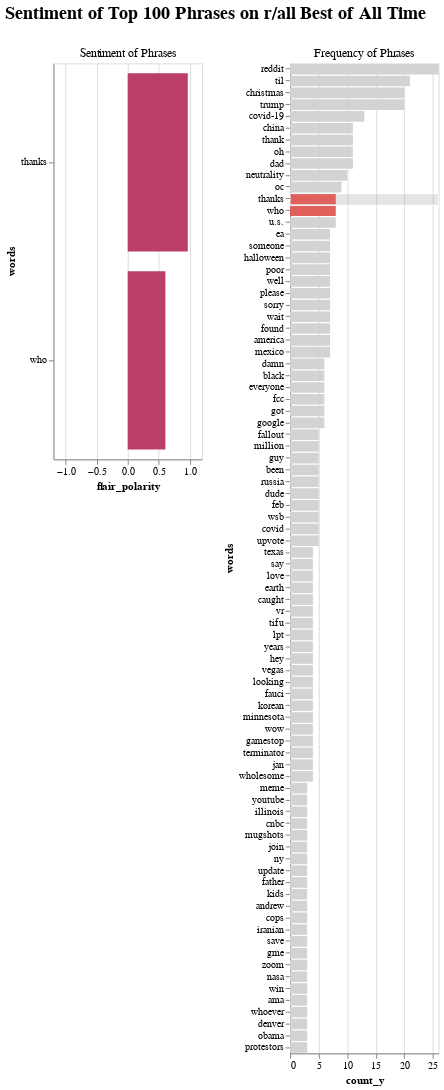

Source (Vega-Lite JSON):
### Vega-Lite specification from a JSON file in a GitHub repository (floating-point values rounded to 4 significant figures)
{"config": {"view": {"continuousWidth": 400, "continuousHeight": 300}, "title": {"align": "center", "color": "black", "font": "Helvetica", "fontSize": 18}}, "hconcat": [{"mark": {"type": "bar", "color": "#e0615b", "filled": true}, "encoding": {"color": {"condition": {"value": "#ba3e69", "test": "(datum.flair_polarity > 0)"}, "value": "#e36a5c"}, "x": {"type": "quantitative", "field": "flair_polarity", "scale": {"domain": [-1.2, 1.2]}}, "y": {"type": "nominal", "field": "words"}}, "height": 400, "title": {"text": " ", "subtitle": "Sentiment of Phrases", "color": " ", "subtitleColor": "black"}, "transform": [{"filter": {"selection": "selector015"}}], "width": 150}, {"mark": "bar", "encoding": {"color": {"condition": {"value": "#e0615b", "selection": "selector015"}, "value": "lightgray"}, "x": {"type": "quantitative", "field": "count_y"}, "y": {"type": "nominal", "field": "words", "sort": "-x"}}, "height": 1000, "selection": {"selector015": {"type": "interval", "encodings": ["y"], "init": {"y": ["thanks", "who"]}}}, "title": {"text": " ", "subtitle": "Frequency of Phrases", "color": " ", "subtitleColor": "black"}, "width": 150}], "data": {"name": "data-33a2dc074247493297fefdde32085299"}, "title": "Sentiment of Top 100 Phrases on r/all Best of All Time", "$schema": "https://vega.github.io/schema/vega-lite/v4.8.1.json", "datasets": {"data-33a2dc074247493297fefdde32085299": [{"words": "reddit", "count_y": 26, "polarity": 0.0, "subjectivity": 0.0, "flair_polarity": -0.986}, {"words": "til", "count_y": 21, "polarity": 0.0, "subjectivity": 0.0, "flair_polarity": -0.6234}, {"words": "christmas", "count_y": 20, "polarity": 0.0, "subjectivity": 0.0, "flair_polarity": -0.6722}, {"words": "trump", "count_y": 20, "polarity": 0.0, "subjectivity": 0.0, "flair_polarity": -0.9739}, {"words": "covid-19", "count_y": 13, "polarity": 0.0, "subjectivity": 0.0, "flair_polarity": 0.9918}, {"words": "china", "count_y": 11, "polarity": 0.0, "subjectivity": 0.0, "flair_polarity": -0.9911}, {"words": "thank", "count_y": 11, "polarity": 0.0, "subjectivity": 0.0, "flair_polarity": 0.932}, {"words": "oh", "count_y": 11, "polarity": 0.0, "subjectivity": 0.0, "flair_polarity": 0.6082}, {"words": "dad", "count_y": 11, "polarity": 0.0, "subjectivity": 0.0, "flair_polarity": 0.9921}, {"words": "neutrality", "count_y": 10, "polarity": 0.0, "subjectivity": 0.0, "flair_polarity": 0.6905}, {"words": "oc", "count_y": 9, "polarity": 0.0, "subjectivity": 0.0, "flair_polarity": -0.6236}, {"words": "thanks", "count_y": 8, "polarity": 0.2, "subjectivity": 0.2, "flair_polarity": 0.9709}, {"words": "who", "count_y": 8, "polarity": 0.0, "subjectivity": 0.0, "flair_polarity": 0.609}, {"words": "u.s.", "count_y": 8, "polarity": 0.0, "subjectivity": 0.0, "flair_polarity": 0.682}, {"words": "ea", "count_y": 7, "polarity": 0.0, "subjectivity": 0.0, "flair_polarity": 0.5542}, {"words": "someone", "count_y": 7, "polarity": 0.0, "subjectivity": 0.0, "flair_polarity": 0.9599}, {"words": "halloween", "count_y": 7, "polarity": 0.0, "subjectivity": 0.0, "flair_polarity": 0.9804}, {"words": "poor", "count_y": 7, "polarity": -0.4, "subjectivity": 0.6, "flair_polarity": -0.9997}, {"words": "well", "count_y": 7, "polarity": 0.0, "subjectivity": 0.0, "flair_polarity": 0.6527}, {"words": "please", "count_y": 7, "polarity": 0.0, "subjectivity": 0.0, "flair_polarity": 0.5631}, {"words": "sorry", "count_y": 7, "polarity": -0.5, "subjectivity": 1.0, "flair_polarity": -0.9981}, {"words": "wait", "count_y": 7, "polarity": 0.0, "subjectivity": 0.0, "flair_polarity": -0.9772}, {"words": "found", "count_y": 7, "polarity": 0.0, "subjectivity": 0.0, "flair_polarity": 0.7613}, {"words": "america", "count_y": 7, "polarity": 0.0, "subjectivity": 0.0, "flair_polarity": 0.9826}, {"words": "mexico", "count_y": 7, "polarity": 0.0, "subjectivity": 0.0, "flair_polarity": 0.7786}, {"words": "damn", "count_y": 6, "polarity": 0.0, "subjectivity": 0.0, "flair_polarity": -0.7336}, {"words": "black", "count_y": 6, "polarity": -0.1667, "subjectivity": 0.4333, "flair_polarity": -0.6}, {"words": "everyone", "count_y": 6, "polarity": 0.0, "subjectivity": 0.0, "flair_polarity": 0.9807}, {"words": "fcc", "count_y": 6, "polarity": 0.0, "subjectivity": 0.0, "flair_polarity": 0.6319}, {"words": "got", "count_y": 6, "polarity": 0.0, "subjectivity": 0.0, "flair_polarity": 0.9712}, {"words": "google", "count_y": 6, "polarity": 0.0, "subjectivity": 0.0, "flair_polarity": 0.5697}, {"words": "fallout", "count_y": 5, "polarity": 0.0, "subjectivity": 0.0, "flair_polarity": -0.9994}, {"words": "million", "count_y": 5, "polarity": 0.0, "subjectivity": 0.0, "flair_polarity": 0.9027}, {"words": "guy", "count_y": 5, "polarity": 0.0, "subjectivity": 0.0, "flair_polarity": 0.9186}, {"words": "been", "count_y": 5, "polarity": 0.0, "subjectivity": 0.0, "flair_polarity": 0.6663}, {"words": "russia", "count_y": 5, "polarity": 0.0, "subjectivity": 0.0, "flair_polarity": 0.7018}, {"words": "dude", "count_y": 5, "polarity": 0.0, "subjectivity": 0.0, "flair_polarity": 0.9692}, {"words": "feb", "count_y": 5, "polarity": 0.0, "subjectivity": 0.0, "flair_polarity": 0.9501}, {"words": "wsb", "count_y": 5, "polarity": 0.0, "subjectivity": 0.0, "flair_polarity": 0.7243}, {"words": "covid", "count_y": 5, "polarity": 0.0, "subjectivity": 0.0, "flair_polarity": 0.9649}, {"words": "upvote", "count_y": 5, "polarity": 0.0, "subjectivity": 0.0, "flair_polarity": 0.9929}, {"words": "texas", "count_y": 4, "polarity": 0.0, "subjectivity": 0.0, "flair_polarity": 0.9224}, {"words": "say", "count_y": 4, "polarity": 0.0, "subjectivity": 0.0, "flair_polarity": 0.793}, {"words": "love", "count_y": 4, "polarity": 0.5, "subjectivity": 0.6, "flair_polarity": 0.977}, {"words": "earth", "count_y": 4, "polarity": 0.0, "subjectivity": 0.0, "flair_polarity": 0.9997}, {"words": "caught", "count_y": 4, "polarity": 0.0, "subjectivity": 0.0, "flair_polarity": 0.7967}, {"words": "vr", "count_y": 4, "polarity": 0.0, "subjectivity": 0.0, "flair_polarity": 0.6641}, {"words": "tifu", "count_y": 4, "polarity": 0.0, "subjectivity": 0.0, "flair_polarity": -0.5781}, {"words": "lpt", "count_y": 4, "polarity": 0.0, "subjectivity": 0.0, "flair_polarity": 0.7988}, {"words": "years", "count_y": 4, "polarity": 0.0, "subjectivity": 0.0, "flair_polarity": 0.9614}, {"words": "hey", "count_y": 4, "polarity": 0.0, "subjectivity": 0.0, "flair_polarity": 0.7412}, {"words": "vegas", "count_y": 4, "polarity": 0.0, "subjectivity": 0.0, "flair_polarity": 0.9883}, {"words": "looking", "count_y": 4, "polarity": 0.0, "subjectivity": 0.0, "flair_polarity": 0.9602}, {"words": "fauci", "count_y": 4, "polarity": 0.0, "subjectivity": 0.0, "flair_polarity": 0.7528}, {"words": "korean", "count_y": 4, "polarity": 0.0, "subjectivity": 0.0, "flair_polarity": 0.9647}, {"words": "minnesota", "count_y": 4, "polarity": 0.0, "subjectivity": 0.0, "flair_polarity": 0.9707}, {"words": "wow", "count_y": 4, "polarity": 0.1, "subjectivity": 1.0, "flair_polarity": 0.996}, {"words": "gamestop", "count_y": 4, "polarity": 0.0, "subjectivity": 0.0, "flair_polarity": 0.9953}, {"words": "terminator", "count_y": 4, "polarity": 0.0, "subjectivity": 0.0, "flair_polarity": 0.9858}, {"words": "jan", "count_y": 4, "polarity": 0.0, "subjectivity": 0.0, "flair_polarity": 0.5643}, {"words": "wholesome", "count_y": 4, "polarity": 0.0, "subjectivity": 0.0, "flair_polarity": 0.9962}, {"words": "meme", "count_y": 3, "polarity": 0.0, "subjectivity": 0.0, "flair_polarity": 0.9884}, {"words": "youtube", "count_y": 3, "polarity": 0.0, "subjectivity": 0.0, "flair_polarity": 0.851}, {"words": "illinois", "count_y": 3, "polarity": 0.0, "subjectivity": 0.0, "flair_polarity": 0.8858}, {"words": "cnbc", "count_y": 3, "polarity": 0.0, "subjectivity": 0.0, "flair_polarity": 0.9147}, {"words": "mugshots", "count_y": 3, "polarity": 0.0, "subjectivity": 0.0, "flair_polarity": -0.9961}, {"words": "join", "count_y": 3, "polarity": 0.0, "subjectivity": 0.0, "flair_polarity": 0.9787}, {"words": "ny", "count_y": 3, "polarity": 0.0, "subjectivity": 0.0, "flair_polarity": 0.7694}, {"words": "update", "count_y": 3, "polarity": 0.0, "subjectivity": 0.0, "flair_polarity": -0.8402}, {"words": "father", "count_y": 3, "polarity": 0.0, "subjectivity": 0.0, "flair_polarity": 0.9663}, {"words": "kids", "count_y": 3, "polarity": 0.0, "subjectivity": 0.0, "flair_polarity": 0.9825}, {"words": "andrew", "count_y": 3, "polarity": 0.0, "subjectivity": 0.0, "flair_polarity": 0.9849}, {"words": "cops", "count_y": 3, "polarity": 0.0, "subjectivity": 0.0, "flair_polarity": -0.8415}, {"words": "iranian", "count_y": 3, "polarity": 0.0, "subjectivity": 0.0, "flair_polarity": 0.9849}, {"words": "save", "count_y": 3, "polarity": 0.0, "subjectivity": 0.0, "flair_polarity": 0.9208}, {"words": "gme", "count_y": 3, "polarity": 0.0, "subjectivity": 0.0, "flair_polarity": -0.9997}, {"words": "zoom", "count_y": 3, "polarity": 0.0, "subjectivity": 0.0, "flair_polarity": 0.9982}, {"words": "nasa", "count_y": 3, "polarity": 0.0, "subjectivity": 0.0, "flair_polarity": 0.9561}, {"words": "win", "count_y": 3, "polarity": 0.8, "subjectivity": 0.4, "flair_polarity": 0.9963}, {"words": "ama", "count_y": 3, "polarity": 0.0, "subjectivity": 0.0, "flair_polarity": 0.5768}, {"words": "whoever", "count_y": 3, "polarity": 0.0, "subjectivity": 0.0, "flair_polarity": -0.856}, {"words": "denver", "count_y": 3, "polarity": 0.0, "subjectivity": 0.0, "flair_polarity": 0.9931}, {"words": "obama", "count_y": 3, "polarity": 0.0, "subjectivity": 0.0, "flair_polarity": 0.7838}, {"words": "protestors", "count_y": 3, "polarity": 0.0, "subjectivity": 0.0, "flair_polarity": -0.9342}]}}
